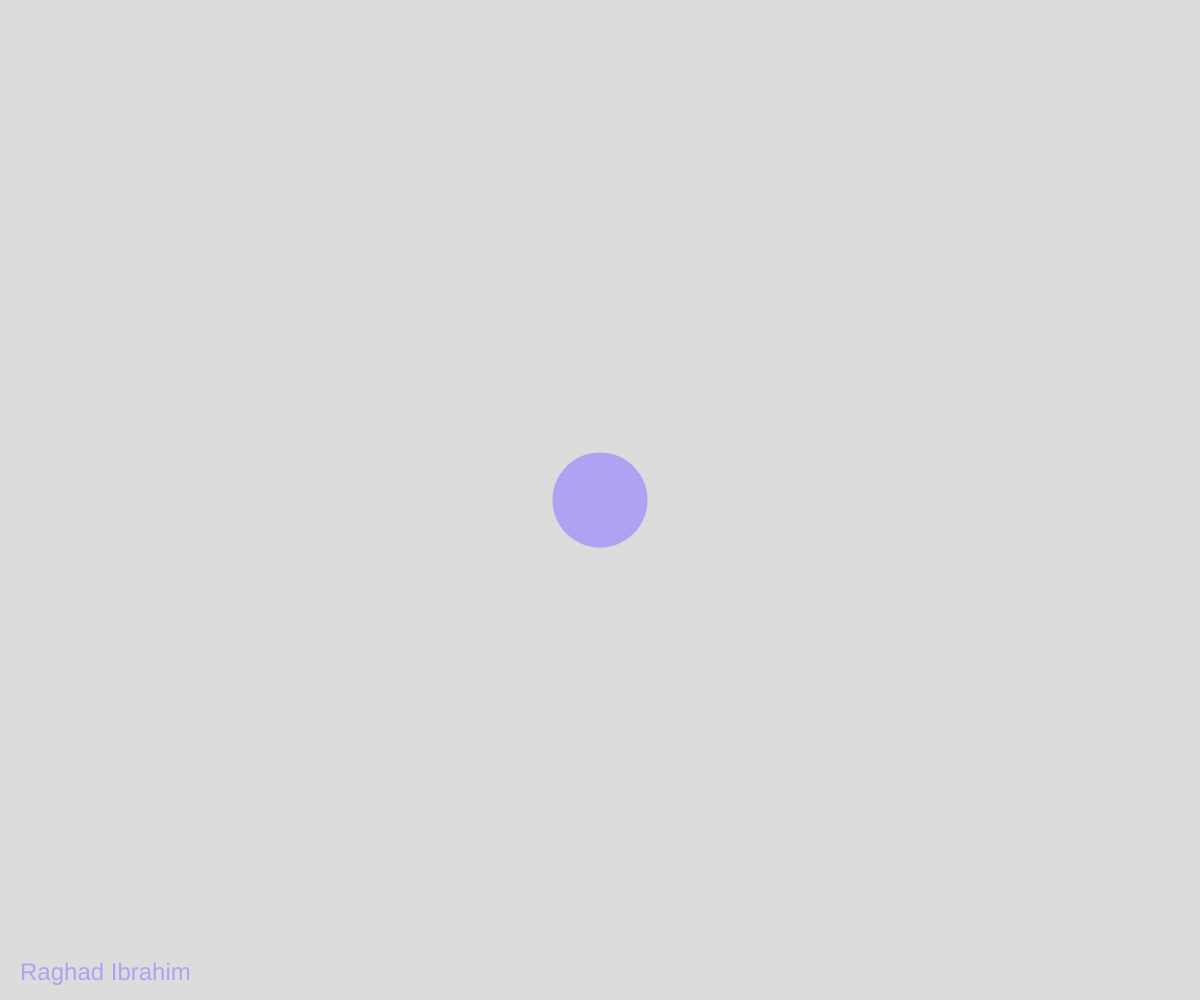
Frame 1 (no input)
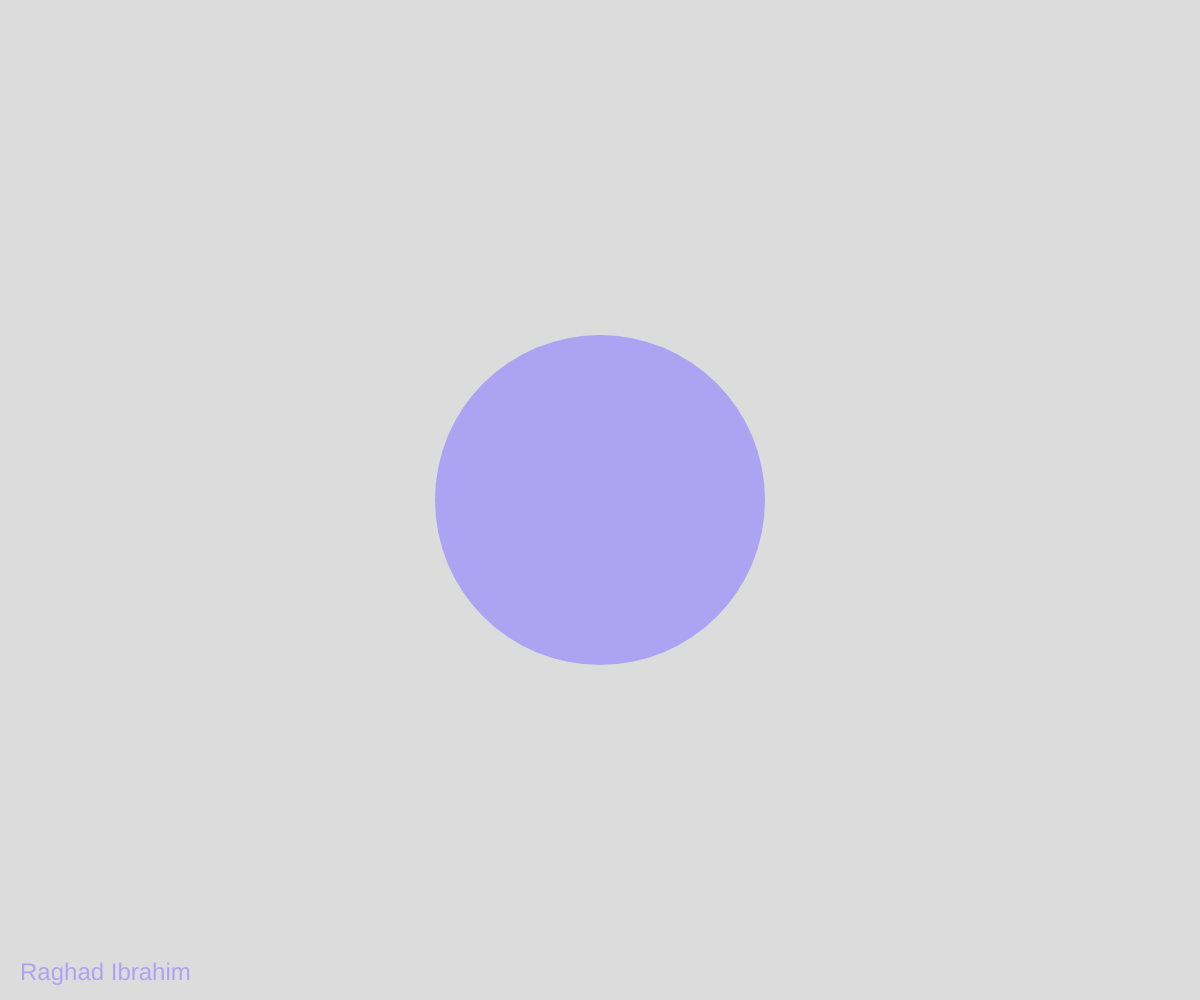
Frame 60 (no input)
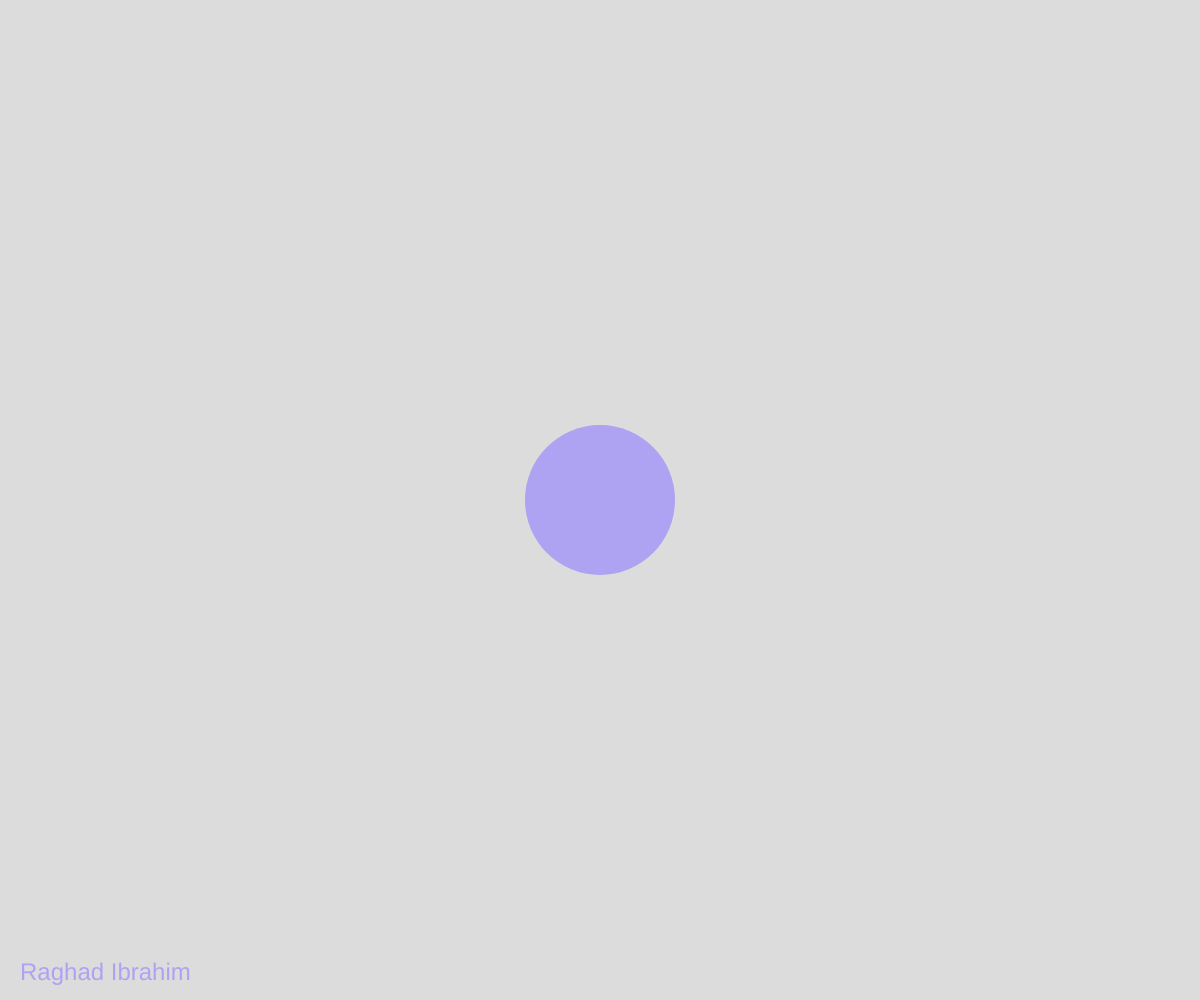
Frame 120 (the mouse pressed at the canvas centre since frame 60)

The p5.js sketch that drew these frames (run headless with seeded random() and noise() and a simulated clock; from frame 60 on, the mouse is pressed at the canvas centre):

// p5.js sketch
// ── sketch.js
// Primitive Paint
// Raghad Ibrahim
// September 18, 2023

let ballX, changeSize=5, ballSize=90;
let overlay;
let preview;
let colorA;
let currentShape;

function setup() {
  createCanvas(windowWidth, windowHeight);
  overlay = createGraphics(width, height);
  ballX = width/2;
  colorA = color(random(255), random(255), random(255));  // choosing random colors for switching colors
  textFont("Helvetica"); // Change the font
  textSize(24); // Change the text size
}

function shapes() {
  if(keyIsPressed){ 
    if(key==="a") currentShape="rectangle";
    else if(key==="s") currentShape="ellipse";
    else if(key==="d") currentShape="triangle";
    else if(key==="c"){ //key for changing colors
      colorA = color(random(255), random(255), random(255));
    }
    else if(key===" "){
      overlay.clear(); // Clear the overlay when spacebar is pressed
    }
  }
  
  if(mouseIsPressed){
    overlay.noStroke(); //remove stroke from shapes
    overlay.fill(colorA);
    if (currentShape === "rectangle") {
      overlay.rect(mouseX, mouseY, 50, 25);
    }
    else if (currentShape === "ellipse") {
      overlay.ellipse(mouseX, mouseY, 50, 25);
    }
    else if (currentShape === "triangle") {
      overlay.triangle(mouseX, mouseY, mouseX - 50, mouseY + 100, mouseX + 50, mouseY + 100);
    }
  }
  image(overlay, 0, 0);
}
  
function draw() {
  background(220);
  drawAndMoveBall();
  shapes();
  drawPreview();
  // Adding my name to the canvas
  overlay.fill(0);
  text("Raghad Ibrahim", 20, height - 20);
}

//adding a new screen for a preview
function drawPreview() {
  preview = createGraphics(width, height);
  preview.noFill();
  preview.stroke(colorA) //set outline
  preview.strokeWeight(2) //set outline thinckness

  if (currentShape === "rectangle") {
    preview.rect(mouseX, mouseY, 50, 25);
  }
  else if (currentShape === "ellipse") {
    preview.ellipse(mouseX, mouseY, 50, 25);
  }
  else if (currentShape === "triangle") {
    preview.triangle(mouseX, mouseY, mouseX - 50, mouseY + 100, mouseX + 50, mouseY + 100);
  }
  image(preview, 0, 0);
}

function drawAndMoveBall(){
  //update the ball's size
  ballSize+=changeSize
  //decide if we need increase or decrease ball's size
  if (ballSize>=360||ballSize<=90){
    changeSize*=-1;
  }
 
  //render the ball on the screen
  noStroke();
  fill(174, 162, 242);
  circle(ballX, height/2, ballSize);
}
